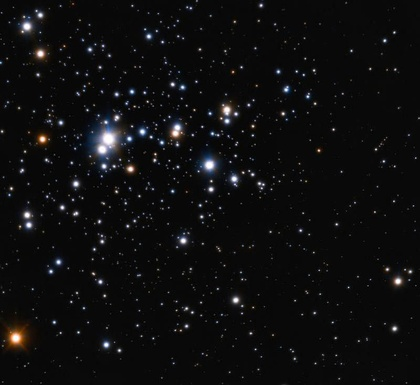
%> input picture stars.jpg, 420 x 385 px, shrunk from 800 x 734 before the run
$ octave stars.m   (GNU Octave 9; MATLAB toolbox functions it lacks are replaced by stand-ins)
%> lines starting %> are read from the running program, lines starting %| are printed output that depends on the picture; in (x1, y1, x2, y2) boxes, pixels count from 0 and x2, y2 are one past the last pixel; in counts of white or black regions, pixels touching at a corner belong together; the program's own positions count from 1
n=3;
fname=floor(n/2);
A=imread('stars.jpg');%add image path
%> A is the input picture: size 385x420x3 uint8; mean R, G, B 14.4, 14.3, 14.8
[R,C]=size(A);
%> R = 385; C = 1260
B=zeros(R,C);
for i=1+fname:1:R-fname
    for j=1+fname:1:R-fname
        myN=A(i-fname:i+fname, j-fname:j+fname);
        myNR= reshape(myN,1,[]);
        myNRS=sum(myNR);
        myValue=myNRS/(2*fname+1)^2;
        B(i,j)=myValue;
    end
end
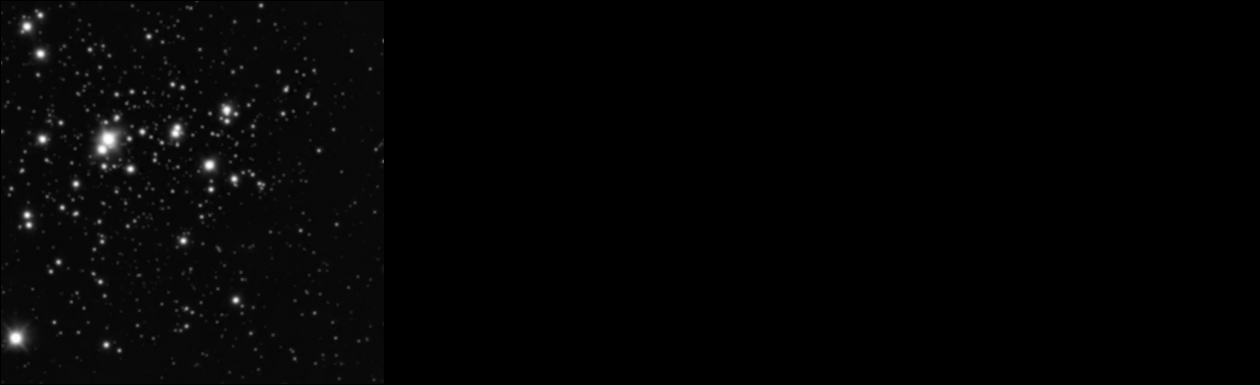
%> B: size 385x1260 double; min 0, max 255, mean 4.4

for i=1:1:R
    for j=1:1:C
        if(B(i,j)<127)
            B(i,j)=0;
        else
            B(i,j)=255;
        end
    end
end
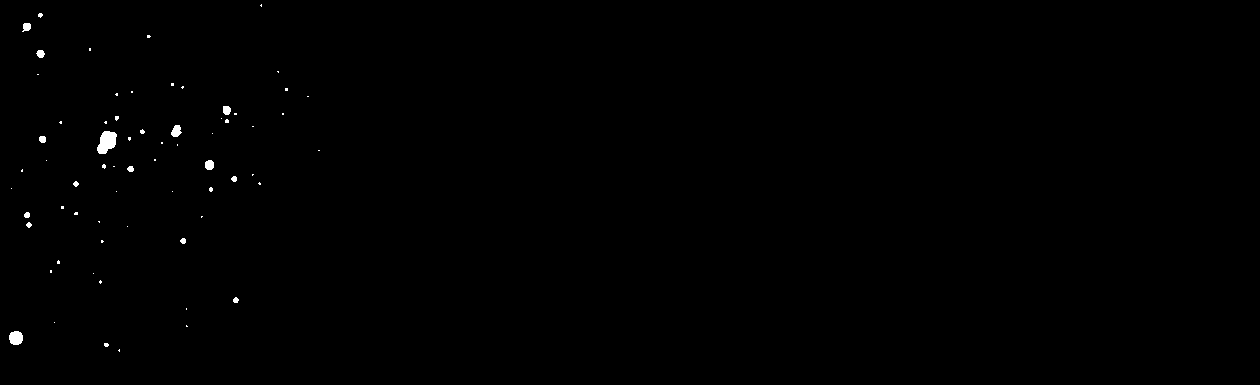
%> B: size 385x1260 double; 0.28% white; 67 white regions (52 under 20 px), largest, box (x1, y1, x2, y2) and area: (97, 131, 117, 154) 321, (9, 331, 23, 345) 162, (171, 125, 182, 137) 93
figure;
imshow(B,[]);
